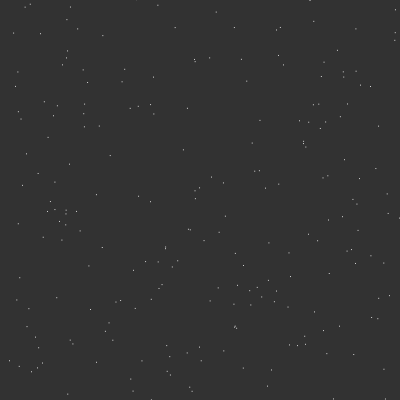
Frame 1 (no input)
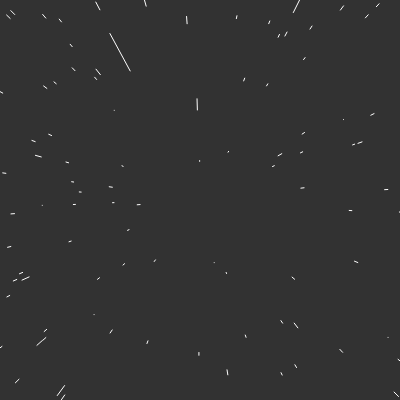
Frame 60 (no input)
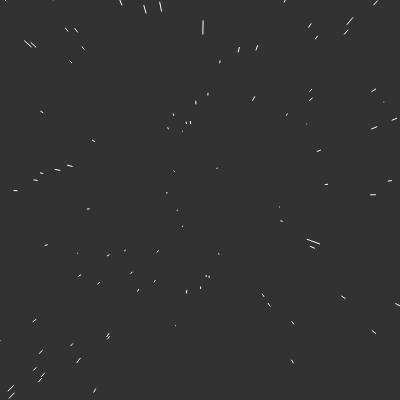
Frame 120 (the mouse pressed at the canvas centre since frame 60)

The p5.js sketch that drew these frames (run headless with seeded random() and noise() and a simulated clock; from frame 60 on, the mouse is pressed at the canvas centre):

// p5.js sketch
// ── sketch.js
class Star {
    // Random position from center point.
    x = random(-width / 2, width / 2);
    y = random(-height / 2, height / 2);
    z = random(CANVAS_DEPTH / 4, CANVAS_DEPTH);
    r = STAR_SIZE;

    // Previous 'z' for streaking behaviour.
    pz = 0;

    constructor(x, y, z, r) {
        if (x || x === 0) {
            this.x = x;
        }
        if (y || y === 0) {
            this.y = y;
        }
        if (z || z === 0) {
            this.z = z;
        }
        if (r || r === 0) {
            this.r = r;
        }
    }

    update = () => {
        // Move the z-index toward the viewport.
        this.pz = this.z;
        this.z = this.z - velocity;
    };

    render = () => {
        // Reset stars that have proceeded to in front of the viewport
        //
        if (this.z < 1) {
            this.reset();
        }

        // 2.5 3D Transform from center perspective point.
        //
        // We do not alter the position of x, y. They are fixed.
        // We calculate the ratio of 'x' and 'y' w.r.t 'z'.
        // So the smaller the value of 'z', the closer the item is to the viewport and
        // the more it is translated along it's axis point.
        // This will cause the vector to move slowly to begin with then appear to accelerate.
        //
        //
        // 1a. Calculate the ratio of 'x' w.r.t 'z' to produce a value between [0..1].
        // 1b. Calculate the ratio of 'y' w.r.t 'z' to produce a value between [0..1].
        // 2a. Map this ratio to [0, viewport-width] for 'x'.
        // 2b. Map this ration to [0, viewport-height] for 'y'.
        const sx = map(this.x / this.z, 0, 1, 0, width);
        const sy = map(this.y / this.z, 0, 1, 0, height);
        if (DEBUG) {
            console.log(`x: ${this.x}, y: ${this.y}`);
            console.log(`z: ${this.z}`);
            console.log(`sx: ${sx}, sy: ${sy}`);
        }

        // Draw Star
        //
        if (IsShowStars) {
            // Stars appear smaller the further away they are. (Deeper into the canvas).
            const size = map(this.z, 0, CANVAS_DEPTH, this.r, 0);
            fill(255);
            noStroke();
            ellipse(sx, sy, size, size);
        }

        // Draw Start Streak
        //
        if (IsShowStarStreaks) {
            const psx = map(this.x / this.pz, 0, 1, 0, width);
            const psy = map(this.y / this.pz, 0, 1, 0, height);
            stroke(255);
            line(psx, psy, sx, sy);
        }

        this.update();
    };

    reset = () => {
        this.x = random(-width / 2, width / 2);
        this.y = random(-height / 2, height / 2);
        this.z = random(CANVAS_DEPTH / 4, CANVAS_DEPTH);
        this.pz = 0;
    };
}

// Canvas Configuration
//
const DEBUG = false;
const CANVAS_WIDTH = 400;
const CANVAS_HEIGHT = 400;
const CANVAS_DEPTH = 400;
const CANVAS_BACKGROUND = 50;

// Stars Configuration
//
const NUM_STARS = 500;
const STAR_SIZE = 5;
const SHOW_STARS = false;
let IsShowStars = SHOW_STARS;
let showStarsCheckbox;
const handleShowStarsCtrlEvent = () => {
    IsShowStars = showStarsCheckbox.checked();
};
const stars = [];

// Star Steaks Configuration
//
const SHOW_STAR_STREAKS = true;
let IsShowStarStreaks = SHOW_STAR_STREAKS;
let showStarStreaksCheckbox;
const handleShowStarStreaksCtrlEvent = () => {
    IsShowStarStreaks = showStarStreaksCheckbox.checked();
};

// Star z-axis Velocity Configuration
//
const MIN_VELOCITY = 0;
const MAX_VELOCITY = 10;
const MOUSE_VELOCITY_CTRL = false;
let IsMouseVelocityCtrlEnabled = MOUSE_VELOCITY_CTRL;
let velocity = (MAX_VELOCITY - MIN_VELOCITY) / 2;
let enableVelocityCtrlCheckbox;
const handleEnableVelocityCtrlEvent = () => {
    IsMouseVelocityCtrlEnabled = enableVelocityCtrlCheckbox.checked();
};

// Viewport Origin
//
const CANVAS_ORIGIN = 'canvas';
const NORMALISED_ORIGIN = 'normalised';
const ORIGIN_TYPE = NORMALISED_ORIGIN;
let originCtrlRadio;

function setup() {
    createCanvas(CANVAS_WIDTH, CANVAS_HEIGHT);

    for (let i = 0; i < NUM_STARS; i++) {
        stars.push(new Star());
    }

    showStarsCheckbox = createCheckbox('Show Stars', IsShowStars);
    showStarsCheckbox.changed(handleShowStarsCtrlEvent);

    showStarStreaksCheckbox = createCheckbox('Show Star Streaks', IsShowStarStreaks);
    showStarStreaksCheckbox.changed(handleShowStarStreaksCtrlEvent);

    enableVelocityCtrlCheckbox = createCheckbox('Velocity Control', IsMouseVelocityCtrlEnabled);
    enableVelocityCtrlCheckbox.changed(handleEnableVelocityCtrlEvent);

    originCtrlRadio = createRadio();
    originCtrlRadio.option(CANVAS_ORIGIN, CANVAS_ORIGIN);
    originCtrlRadio.option(NORMALISED_ORIGIN, NORMALISED_ORIGIN);
    originCtrlRadio.selected(ORIGIN_TYPE);
}

function draw() {
    background(CANVAS_BACKGROUND);
    // Move the origin of all co-ordinates from the top left to the center.
    // This is where we want the perspective origin to be.
    // Invert the y-axis to get a WebGL based co-ordinate system.
    if (originCtrlRadio.value() === NORMALISED_ORIGIN) {
        translate(width / 2, height / 2);
        scale(1, -1);
    }

    if (IsMouseVelocityCtrlEnabled) {
        velocity = map(mouseX, 0, width, MIN_VELOCITY, MAX_VELOCITY);
    }

    stars.forEach((star) => {
        star.render();
    });
}
